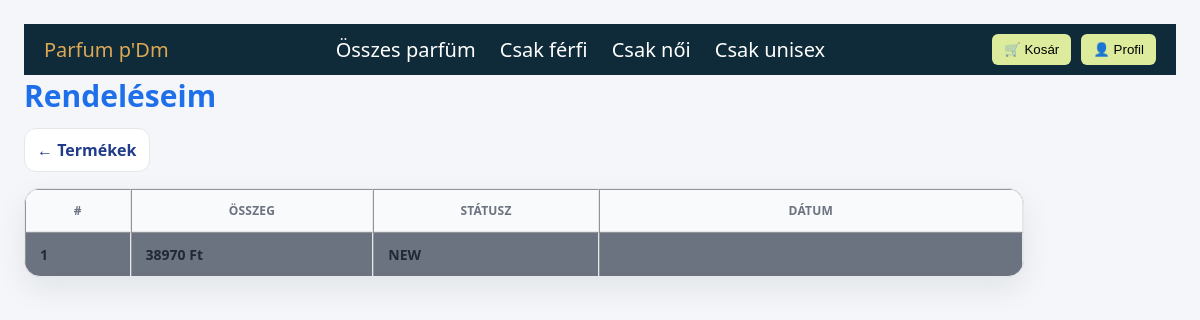
Screenshot of /orders.php (signed in) with the database file from the repository.
### tables this page shows
CREATE TABLE `orders` (
  `id` int(11) NOT NULL,
  `user_id` int(11) NOT NULL,
  `total_price` int(11) NOT NULL,
  `status` enum('NEW','PROCESSING','COMPLETED','CANCELLED') NOT NULL DEFAULT 'NEW',
  `shipping_name` varchar(120) NOT NULL,
  `shipping_address` varchar(255) NOT NULL,
  `shipping_phone` varchar(30) NOT NULL,
  `created_at` timestamp NOT NULL DEFAULT current_timestamp()
);

### includes/functions.php (called while the page is built, shortened)
<?php
function h(string $s): string {
  return htmlspecialchars($s, ENT_QUOTES, 'UTF-8');
}

### orders.php (the view, shortened to what this page needs)
<?php
require __DIR__ . '/includes/db.php';
require __DIR__ . '/includes/functions.php';
$userId = (int)$_SESSION['user_id'];
$orders = $pdo->prepare("SELECT * FROM orders WHERE user_id=? ORDER BY id DESC");
$orders->execute([$userId]);
$rows = $orders->fetchAll();
?>
<!doctype html>
<html lang="hu">
<head><meta charset="utf-8"><title>Rendeléseim</title>
<link rel="stylesheet" href="css/orders.css"></head>
<body>
<header class="navbar">
    <div class="logo">
      <a href="index.php">Parfum p'Dm</a>
    </div>
    <nav class="nav-links desktop-menu">
      <a href="products.php">Összes parfüm</a>
      <a href="products.php?category_id=2">Csak férfi</a>
      <a href="products.php?category_id=1">Csak női</a>
      <a href="products.php?category_id=3">Csak unisex</a>
    </nav>
    <div class="nav-actions">
      <div class="cart-wrapper">
        <button onclick="toggleCart()">🛒 Kosár</button>
      </div>
      <div class="profile-wrapper">
        <button onclick="toggleProfile()">👤 Profil</button>
      </div>
    </div>
  </header>
<h1>Rendeléseim</h1>
<p><a href="index.php">← Termékek</a></p>
<?php if (!$rows): ?>
  <p>Még nincs rendelésed.</p>
<?php else: ?>
  <table border="1" cellpadding="6">
    <tr><th>#</th><th>Összeg</th><th>Státusz</th><th>Dátum</th></tr>
    <?php foreach ($rows as $o): ?>
      <tr>
        <td><?=$o['id']?></td>
        <td><?=$o['total_price']?> Ft</td>
        <td><?=h($o['status'])?></td>
        <td><?=h($o['created_at'])?></td>
      </tr>
    <?php endforeach; ?>
  </table>
<?php endif; ?>
</body>
</html>

### css/orders.css (style rules this page uses)
body { background: #f4f6f9; color: #1f2937; font-family: "Segoe UI", Arial, sans-serif; margin: 0; padding: 24px; }
h1 { margin: 0 0 12px 0; font-size: 30px; font-weight: 900; color: #1f6feb; }
body > p:first-of-type { margin: 0 0 16px 0; }
body > p:first-of-type a { display: inline-flex; align-items: center; gap: 8px; padding: 10px 12px; border-radius: 12px; background: #ffffff; border: 1px solid #e5e7eb; font-weight: 900; color: #1f3b8a; text-decoration: none; }
table { width: min(1000px, 96vw); border-collapse: separate !important; border-spacing: 0; background: #6b7280; border: 1px solid #e5e7eb !important; border-radius: 16px; overflow: hidden; box-shadow: 0 12px 30px rgba(16, 24, 40, 0.08); }
table[border="1"] { border: 1px solid #e5e7eb !important; }
th { background: #f9fafb; font-size: 12px; text-transform: uppercase; letter-spacing: .2px; color: #6b7280; font-weight: 900; padding: 12px 14px; border-bottom: 1px solid #e5e7eb; }
td { padding: 12px 14px; border-bottom: 1px solid #eef2f7; font-size: 14px; }
tr:last-child td { border-bottom: none; }
td:first-child { font-weight: 900; }
td:nth-child(2) { font-weight: 900; white-space: nowrap; }
td:nth-child(3) { font-weight: 800; }
td:nth-child(4) { color: #6b7280; font-size: 13px; white-space: nowrap; }
.navbar { display: flex; justify-content: space-between; align-items: center; background: #0f2a38; padding: 10px 20px; }
.navbar .logo { display: flex; align-items: center; gap: 10px; }
.navbar a { color: #DDA853; text-decoration: none; font-size: 20px; }
.nav-links a { color: #fff; margin: 0 10px; text-decoration: none; }
.nav-actions { display: flex; gap: 10px; }
.nav-actions button { background: #DDEB9D; border: none; padding: 8px 12px; border-radius: 6px; cursor: pointer; }

### rows the page displays
orders: id "1", total_price "38970", status "NEW"
